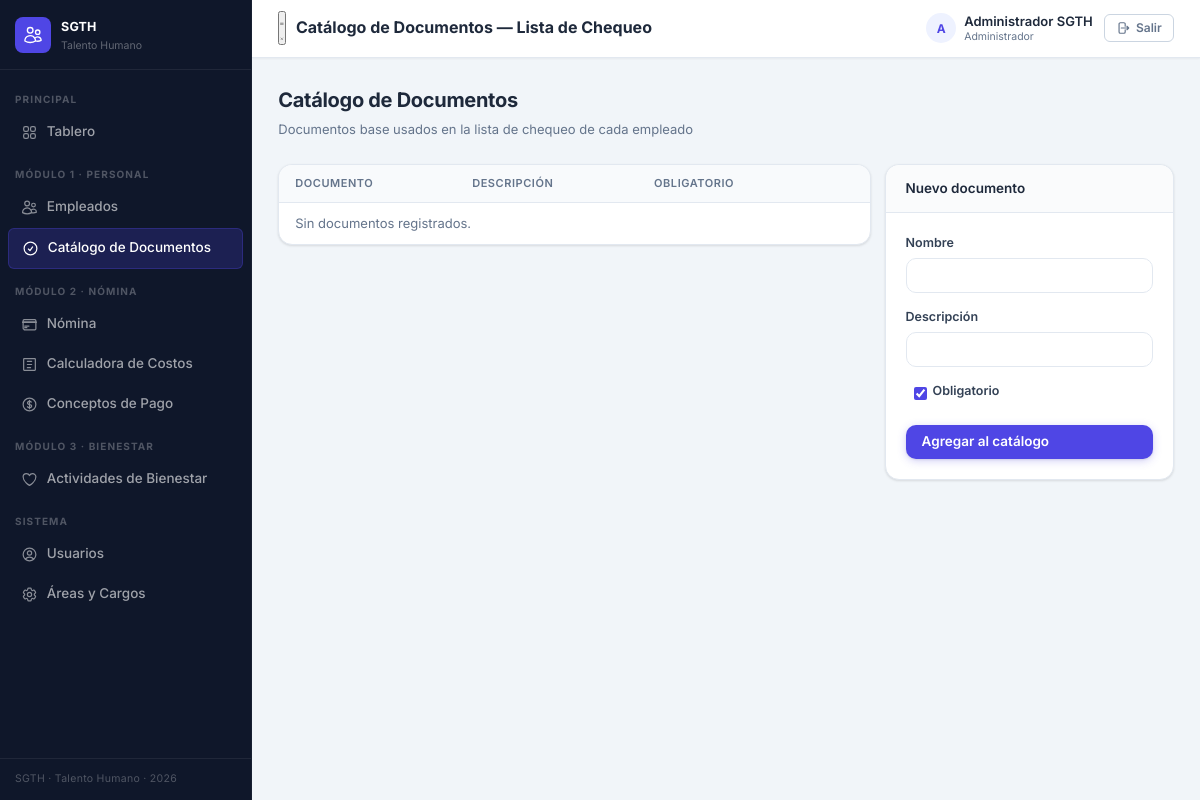
Page /public/documentos (signed in) on the earlier database version.
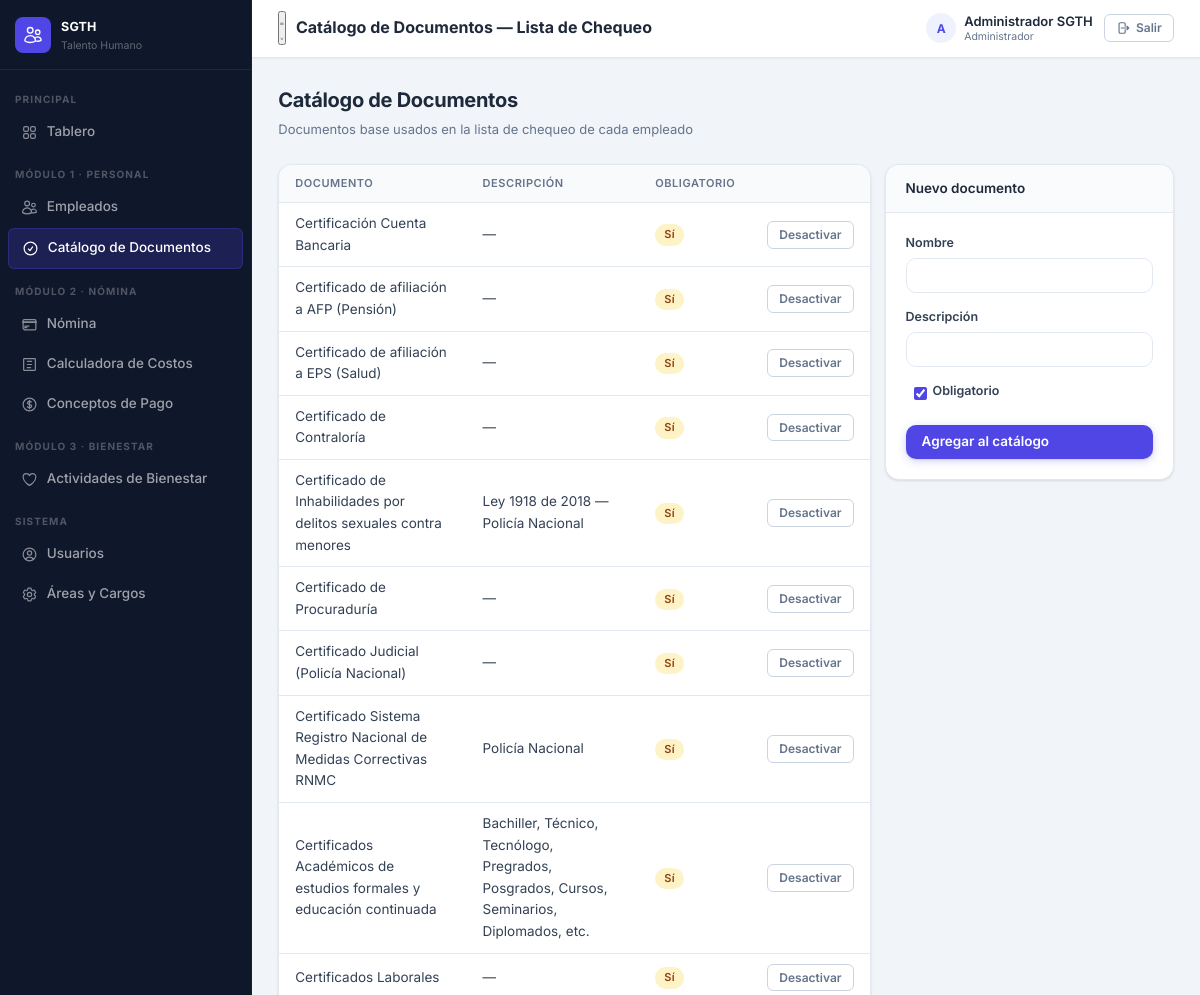
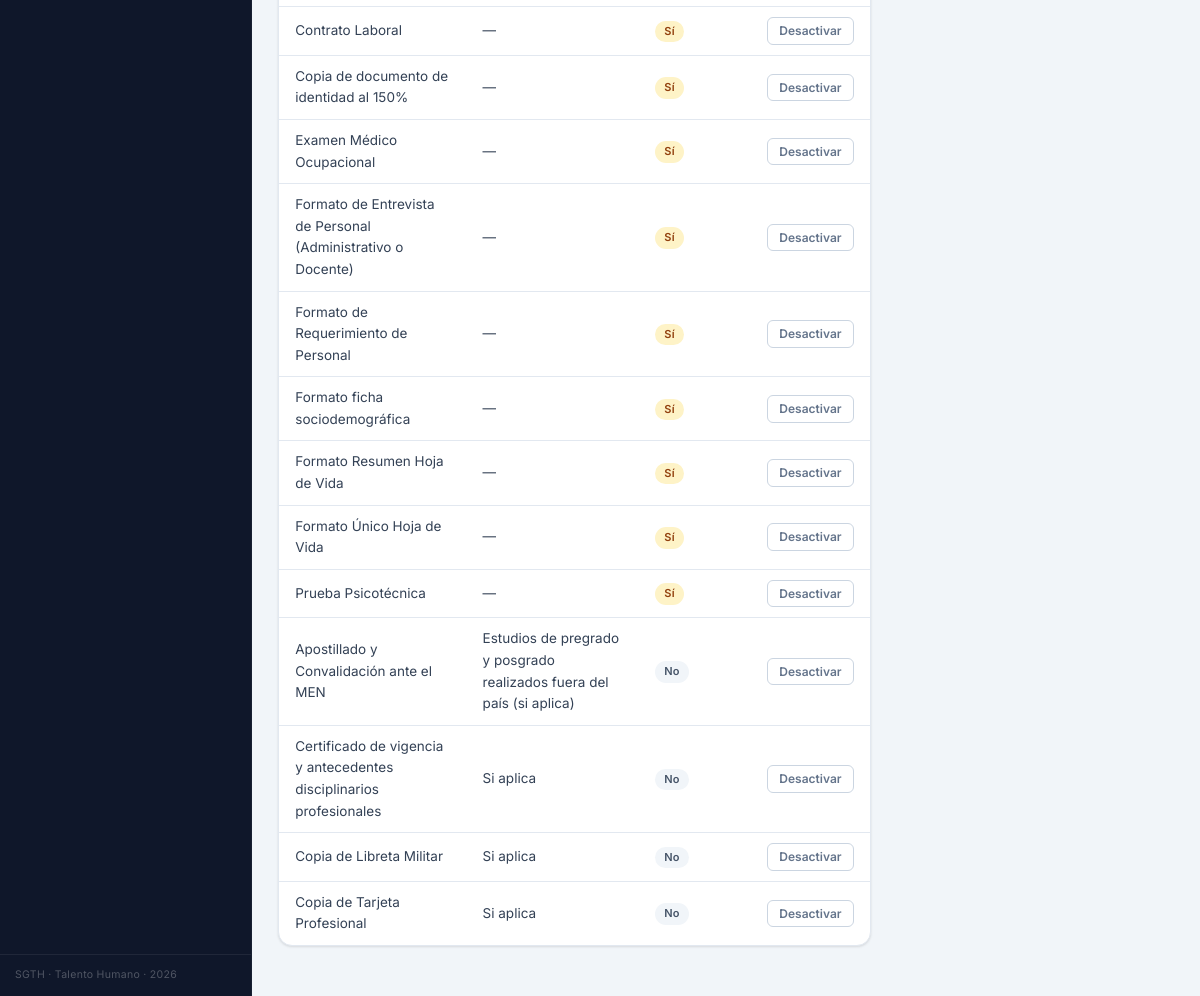
Same page on the later database version (2 pictures, top to bottom).
### tables this page shows
CREATE TABLE documentos_requeridos (
  id            INT AUTO_INCREMENT PRIMARY KEY,
  nombre        VARCHAR(150) NOT NULL,
  codigo        VARCHAR(30) NULL,
  descripcion   VARCHAR(255) NULL,
  obligatorio   TINYINT(1) NOT NULL DEFAULT 1,
  activo        TINYINT(1) NOT NULL DEFAULT 1,
  orden         INT NOT NULL DEFAULT 0,
  created_at    TIMESTAMP DEFAULT CURRENT_TIMESTAMP
);

### app/controllers/DocumentoController.php (called while the page is built, shortened)
<?php
class DocumentoController {
    public function index(): void {
        $documentos = DB::fetchAll("SELECT * FROM documentos_requeridos ORDER BY obligatorio DESC, nombre");
        View::render('documentos.index', [
            'titulo'     => 'Catálogo de Documentos — Lista de Chequeo',
            'documentos' => $documentos,
        ]);
    }
}

### public/index.php (called while the page is built, shortened)
<?php
require_once ROOT . '/app/helpers/Session.php';
require_once ROOT . '/app/helpers/DB.php';
require_once ROOT . '/app/helpers/Auth.php';
require_once ROOT . '/app/helpers/Router.php';
require_once ROOT . '/app/helpers/View.php';
$url = $_GET['url'] ?? '';
$url = trim($url, '/');
(new Router())->dispatch($url);

### app/helpers/DB.php (called while the page is built, shortened)
<?php
class DB {
    private static ?PDO $pdo = null;
    public static function connect(): PDO {
        if (self::$pdo === null) {
            $dsn = sprintf('mysql:host=%s;dbname=%s;charset=%s', DB_HOST, DB_NAME, DB_CHARSET);
            self::$pdo = new PDO($dsn, DB_USER, DB_PASS, [
                PDO::ATTR_ERRMODE            => PDO::ERRMODE_EXCEPTION,
                PDO::ATTR_DEFAULT_FETCH_MODE => PDO::FETCH_ASSOC,
                PDO::ATTR_EMULATE_PREPARES   => false,
            ]);
        }
        return self::$pdo;
    }
    public static function query(string $sql, array $p = []): PDOStatement {
        $stmt = self::connect()->prepare($sql);
        $stmt->execute($p);
        return $stmt;
    }
    public static function fetchAll(string $sql, array $p = []): array {
        return self::query($sql, $p)->fetchAll();
    }
}

### app/helpers/Session.php (called while the page is built, shortened)
<?php
class Session {
    public static function get(string $k, mixed $d = null): mixed { return $_SESSION[$k] ?? $d; }
}

### app/helpers/Auth.php (called while the page is built, shortened)
<?php
class Auth {
    public static function user(): ?array  { return Session::get('user'); }
    public static function rol(): int      { return (int)(Session::get('user')['rol_id'] ?? 0); }
    public static function esAdmin(): bool    { return self::rol() === ROL_ADMIN; }
    public static function puedeGestionar(): bool {
        return in_array(self::rol(), [ROL_ADMIN, ROL_GESTOR], true);
    }
}

### app/views/documentos/index.php (the view)
<div class="page-header">
  <div>
    <div class="page-title">Catálogo de Documentos</div>
    <div class="page-subtitle">Documentos base usados en la lista de chequeo de cada empleado</div>
  </div>
</div>
<div class="form-row" style="align-items:start">
  <div class="card" style="grid-column: span 2">
    <table>
      <thead><tr><th>Documento</th><th>Descripción</th><th>Obligatorio</th><th></th></tr></thead>
      <tbody>
        <?php if (!$documentos): ?><tr><td colspan="4" class="text-muted">Sin documentos registrados.</td></tr><?php endif; ?>
        <?php foreach ($documentos as $d): ?>
        <tr style="<?= $d['activo'] ? '' : 'opacity:.45' ?>">
          <td><?= View::e($d['nombre']) ?></td>
          <td><?= View::e($d['descripcion'] ?: '—') ?></td>
          <td><?= $d['obligatorio'] ? '<span class="badge badge-en-revision">Sí</span>' : '<span class="badge badge-borrador">No</span>' ?></td>
          <td>
            <?php if ($d['activo']): ?>
            <form method="POST" action="<?= APP_URL ?>/documentos/<?= $d['id'] ?>/eliminar" onsubmit="return confirm('¿Desactivar este documento del catálogo?')">
              <button type="submit" class="btn btn-sm btn-outline">Desactivar</button>
            </form>
            <?php else: ?>
              <span class="badge badge-borrador">Inactivo</span>
            <?php endif; ?>
          </td>
        </tr>
        <?php endforeach; ?>
      </tbody>
    </table>
  </div>
  <div class="card">
    <div class="card-header"><div class="card-title">Nuevo documento</div></div>
    <form method="POST" action="<?= APP_URL ?>/documentos/guardar">
      <label>Nombre<input type="text" name="nombre" required></label>
      <label>Descripción<input type="text" name="descripcion"></label>
      <label class="check-group" style="display:flex;align-items:center;gap:6px">
        <input type="checkbox" name="obligatorio" checked> Obligatorio
      </label>
      <button type="submit" class="btn btn-primary" style="margin-top:10px;width:100%">Agregar al catálogo</button>
    </form>
  </div>
</div>

### app/helpers/Router.php (shortened to what the changed rows need)
<?php
class Router {
    private array $routes = [];
    public function dispatch(string $url): void {
        $url = trim($url, '/');
        foreach ($this->routes as $pattern => [$ctrl, $met]) {
            if (preg_match($pattern, $url, $m)) {
                array_shift($m);
                $this->run($ctrl, $met, array_values($m));
                return;
            }
        }
    }
    private function run(string $ctrl, string $met, array $params): void {
        $obj = new $ctrl();
        call_user_func_array([$obj, $met], $params);
    }
}

### app/views/layouts/main.php (shortened to what the changed rows need)
<!DOCTYPE html>
<html lang="es">
<head>
  <link rel="stylesheet" href="<?= APP_URL ?>/assets/css/app.css?v=<?= filemtime(ROOT.'/public/assets/css/app.css') ?>">
  <link rel="stylesheet" href="<?= APP_URL ?>/assets/css/responsive.css?v=<?= filemtime(ROOT.'/public/assets/css/responsive.css') ?>">
</head>
<body>
<div class="app-shell">
  <?php require ROOT . '/app/views/layouts/navbar.php'; ?>
  <div class="app-content">
    <div class="app-topbar">
      <div class="topbar-left">
        <button id="sidebar-toggle" class="sidebar-toggle-btn" aria-label="Abrir menú" aria-expanded="false" type="button">
          <svg class="icon-menu" xmlns="http://www.w3.org/2000/svg" fill="none" viewBox="0 0 24 24" stroke-width="2" stroke="currentColor">
            <path stroke-linecap="round" stroke-linejoin="round" d="M3.75 6.75h16.5M3.75 12h16.5m-16.5 5.25h16.5"/>
          </svg>
          <svg class="icon-close" xmlns="http://www.w3.org/2000/svg" fill="none" viewBox="0 0 24 24" stroke-width="2" stroke="currentColor">
            <path stroke-linecap="round" stroke-linejoin="round" d="M6 18L18 6M6 6l12 12"/>
          </svg>
        </button>
        <div class="topbar-title">
          <h2><?= htmlspecialchars($titulo ?? 'Inicio') ?></h2>
        </div>
      </div>
      <div class="topbar-right">
        <div class="topbar-user">
          <div class="topbar-avatar">
            <?= mb_strtoupper(mb_substr(Auth::user()['nombre'] ?? 'U', 0, 1)) ?>
          </div>
          <div class="topbar-user-info">
            <div class="topbar-user-name"><?= htmlspecialchars(Auth::user()['nombre'] ?? '') ?></div>
            <div class="topbar-user-role"><?= htmlspecialchars(Auth::user()['rol_nombre'] ?? '') ?></div>
          </div>
        </div>
        <a href="<?= APP_URL ?>/auth/logout" class="btn btn-outline btn-sm" title="Cerrar sesión">
          Salir
        </a>
      </div>
    </div>
    <main class="container">
      <?= $pageContent ?>
    </main>
  </div>
</div>
</body>
</html>

### app/views/layouts/navbar.php (shortened to what the changed rows need)
<?php
$_appBase = rtrim(parse_url(APP_URL, PHP_URL_PATH), '/');
$_reqPath = parse_url($_SERVER['REQUEST_URI'] ?? '/', PHP_URL_PATH);
$_relPath = ltrim(str_replace($_appBase, '', $_reqPath), '/');
$_section = explode('/', explode('?', $_relPath)[0])[0];
$_active  = fn(string $r): string => ($r === '' ? $_section === '' : $_section === $r) ? 'active' : '';
?>
<aside class="sidebar">
  <div class="sidebar-brand">
    <div class="sidebar-brand-icon">
    </div>
    <div class="sidebar-brand-text">
      <span class="sidebar-brand-name">SGTH</span>
      <span class="sidebar-brand-sub">Talento Humano</span>
    </div>
  </div>
  <nav>
    <div class="nav-group">Principal</div>
    <a href="<?= APP_URL ?>/" class="<?= $_active('') ?>">
      Tablero
    </a>
    <div class="nav-group">Módulo 1 · Personal</div>
    <a href="<?= APP_URL ?>/empleados" class="<?= $_active('empleados') ?>">
      Empleados
    </a>
    <?php if (Auth::puedeGestionar()): ?>
    <a href="<?= APP_URL ?>/documentos" class="<?= $_active('documentos') ?>">
      <svg xmlns="http://www.w3.org/2000/svg" fill="none" viewBox="0 0 24 24" stroke-width="1.7" stroke="currentColor">
        <path stroke-linecap="round" stroke-linejoin="round" d="M9 12.75L11.25 15 15 9.75M21 12a9 9 0 11-18 0 9 9 0 0118 0z"/>
      </svg>
      Catálogo de Documentos
    </a>
    <?php endif; ?>
    <div class="nav-group">Módulo 2 · Nómina</div>
    <a href="<?= APP_URL ?>/nomina" class="<?= $_active('nomina') ?>">
      Nómina
    </a>
    <a href="<?= APP_URL ?>/nomina/calculadora" class="<?= $_relPath === 'nomina/calculadora' ? 'active' : '' ?>">
      <svg xmlns="http://www.w3.org/2000/svg" fill="none" viewBox="0 0 24 24" stroke-width="1.7" stroke="currentColor">
        <path stroke-linecap="round" stroke-linejoin="round" d="M9 7.5h6M9 12h6m-6 4.5h4.5M4.5 3.75h15a.75.75 0 01.75.75v15a.75.75 0 01-.75.75h-15a.75.75 0 01-.75-.75v-15a.75.75 0 01.75-.75z"/>
      </svg>
      Calculadora de Costos
    </a>
    <?php if (Auth::puedeGestionar()): ?>
    <a href="<?= APP_URL ?>/conceptos" class="<?= $_active('conceptos') ?>">
      Conceptos de Pago
    </a>
    <?php endif; ?>
    <div class="nav-group">Módulo 3 · Bienestar</div>
    <a href="<?= APP_URL ?>/bienestar" class="<?= $_active('bienestar') ?>">
      Actividades de Bienestar
    </a>
    <?php if (Auth::esAdmin()): ?>
    <div class="nav-group">Sistema</div>
    <a href="<?= APP_URL ?>/usuarios" class="<?= $_active('usuarios') ?>">
      Usuarios
    </a>
    <a href="<?= APP_URL ?>/catalogos" class="<?= $_active('catalogos') ?>">
      Áreas y Cargos
    </a>
    <?php endif; ?>
  </nav>
  <div class="sidebar-footer">
    SGTH &middot; Talento Humano &middot; 2026
  </div>
</aside>

Differences in the rows shown:
added documentos_requeridos: nombre "Certificación Cuenta Bancaria", descripcion "—", obligatorio "Sí"
added documentos_requeridos: nombre "Certificado de afiliación a AFP (Pensión)", descripcion "—", obligatorio "Sí"
added documentos_requeridos: nombre "Certificado de afiliación a EPS (Salud)", descripcion "—", obligatorio "Sí"
added documentos_requeridos: nombre "Certificado de Contraloría", descripcion "—", obligatorio "Sí"
added documentos_requeridos: nombre "Certificado de Inhabilidades por delitos sexuales contra menores", descripcion "Ley 1918 de 2018 — Policía Nacional", obligatorio "Sí"
added documentos_requeridos: nombre "Certificado de Procuraduría", descripcion "—", obligatorio "Sí"
added documentos_requeridos: nombre "Certificado Judicial (Policía Nacional)", descripcion "—", obligatorio "Sí"
added documentos_requeridos: nombre "Certificado Sistema Registro Nacional de Medidas Correctivas RNMC", descripcion "Policía Nacional", obligatorio "Sí"
added documentos_requeridos: nombre "Certificados Académicos de estudios formales y educación continuada", descripcion "Bachiller, Técnico, Tecnólogo, Pregrados, Posgrados, Cursos, Seminarios, Diplomados, etc.", obligatorio "Sí"
added documentos_requeridos: nombre "Certificados Laborales", descripcion "—", obligatorio "Sí"
added documentos_requeridos: nombre "Contrato Laboral", descripcion "—", obligatorio "Sí"
added documentos_requeridos: nombre "Copia de documento de identidad al 150%", descripcion "—", obligatorio "Sí"
added documentos_requeridos: nombre "Examen Médico Ocupacional", descripcion "—", obligatorio "Sí"
added documentos_requeridos: nombre "Formato de Entrevista de Personal (Administrativo o Docente)", descripcion "—", obligatorio "Sí"
added documentos_requeridos: nombre "Formato de Requerimiento de Personal", descripcion "—", obligatorio "Sí"
added documentos_requeridos: nombre "Formato ficha sociodemográfica", descripcion "—", obligatorio "Sí"
added documentos_requeridos: nombre "Formato Resumen Hoja de Vida", descripcion "—", obligatorio "Sí"
added documentos_requeridos: nombre "Formato Único Hoja de Vida", descripcion "—", obligatorio "Sí"
added documentos_requeridos: nombre "Prueba Psicotécnica", descripcion "—", obligatorio "Sí"
added documentos_requeridos: nombre "Apostillado y Convalidación ante el MEN", descripcion "Estudios de pregrado y posgrado realizados fuera del país (si aplica)", obligatorio "No"
added documentos_requeridos: nombre "Certificado de vigencia y antecedentes disciplinarios profesionales", descripcion "Si aplica", obligatorio "No"
added documentos_requeridos: nombre "Copia de Libreta Militar", descripcion "Si aplica", obligatorio "No"
added documentos_requeridos: nombre "Copia de Tarjeta Profesional", descripcion "Si aplica", obligatorio "No"
Other differences:
list line gone: "Sin documentos registrados."
